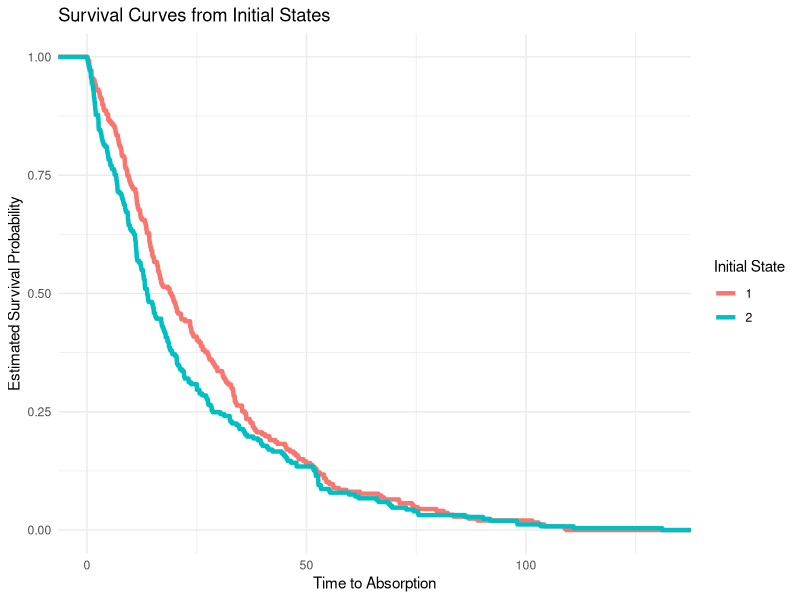
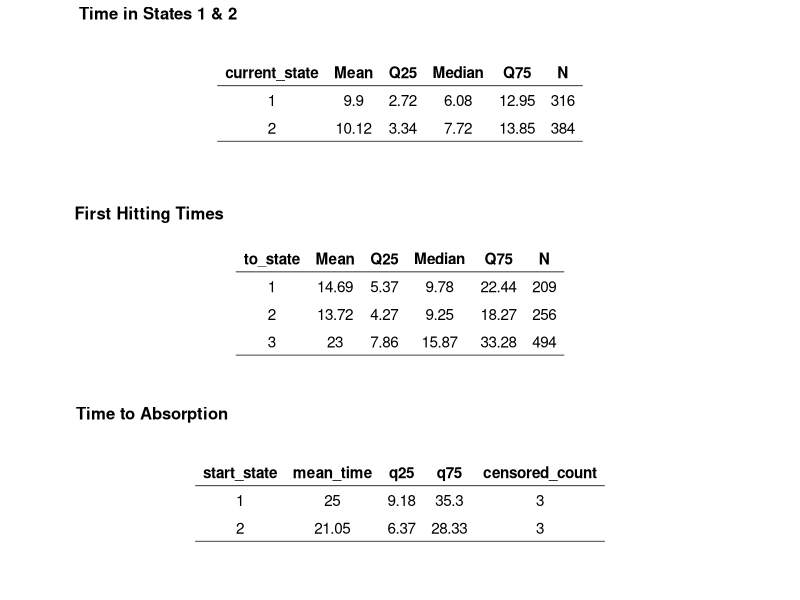

Write R code to recreate these figures, in order.
## ---- chunk 1
#| message: FALSE
#| warning: FALSE
#| code-fold: TRUE
#| code-summary: "Show the code"
library(expm)        # for matrix exponential
library(ggplot2)
library(dplyr)
library(tidyr)
library(ggpubr)   # For ggtexttable

## ---- chunk 2
#| code-fold: TRUE
#| code-summary: "Show the code"
# Set Parameters for the simulation
start_state <- sample(1:2, 1)  # Avoid absorbing state as entry
max_time = 100
n_patients <- 500

# States: 1 = Mild Disease, 2 = Progression, 3 = Death (absorbing)
Q <- matrix(c(
  -0.1,  0.07, 0.03,   # Mild Disease → Progression & Death
   0.05, -0.1, 0.05,   # Progression → Mild Disease & Death
   0.00,  0.00, 0.00   # Death is absorbing
), nrow = 3, byrow = TRUE)

rownames(Q) <- colnames(Q) <- c("Mild", "Prog", "Death")

# Check: Each row should sum to zero
row_sums <- round(rowSums(Q), 6)
stopifnot(all(row_sums == 0))
Q
## ---- chunk 3
#| code-fold: TRUE
#| code-summary: "Show the code"
#|
# This function includes explicit, exponential clock for states 1 and 2
simulate_ctmc <- function(Q, start_state = 1, max_time = 100) {
  time <- 0
  current_state <- start_state
  transitions <- data.frame()

  while (current_state != 3 && time < max_time) {
    rates <- Q[current_state, ]
    rates[current_state] <- 0  # remove self-transition

    if (sum(rates) == 0) break  # absorbing or stuck

    # Simulate exponential clocks for each outgoing transition
    wait_times <- sapply(rates, function(rate) {
      if (rate > 0) rexp(1, rate) else Inf
    })

    next_wait <- min(wait_times)
    next_state <- which.min(wait_times)

    time <- time + next_wait

    transitions <- rbind(transitions, data.frame(
      time = time,
      from_state = current_state,
      to_state = next_state
    ))

    current_state <- next_state
  }

  return(transitions)
}

## ---- chunk 4
#| code-fold: TRUE
#| code-summary: "Show the code"
# Simulate for many patients
set.seed(123)
# n_patients <- 500
# Simulate data
sim_data <- do.call(rbind, lapply(1:n_patients, function(i) {
  start_state <- sample(1:2, 1)  # Avoid absorbing state as entry
  start_state <- start_state
  simulate_ctmc(Q, start_state = start_state) |>
    mutate(patient = i)
}))

# 1:n_patients - Loops over all patients in the simulation
# sample(1:2, 1) - Randomly selects an initial state (either 1 or 2), explicitly avoiding state 3 which is absorbing
# simulate_ctmc(Q, start_state) - Simulates that patient's trajectory through the CTMC using the transition rate matrix Q
# mutate(patient = i) - Adds a column to the data frame indicating which patient the trajectory belongs to
# lapply(..., function(i) {...}) - Builds a list of individual patient trajectories
# do.call(rbind, ...) - Concatenates all patient trajectories into one data frame (im_data)


# Filter non-absorbing events
clean_data <- sim_data |> filter(!is.na(time) & is.finite(time))
## ---- chunk 5
#| code-fold: TRUE
#| code-summary: "Show the code"
# Extract initial entry per patient

initial_state <- sim_data |> 
  group_by(patient) |> 
  slice_min(time) |> 
  select(patient, start_state = from_state)

# Get entry to absorption duration
# Join initial state and get final time for each patient
survival_data <- sim_data |> 
  group_by(patient) |>
  summarise(survival_time = max(time)) |>
  left_join(initial_state, by = "patient")


# Plot survival curves by initial state
ggplot(survival_data, aes(x = survival_time, color = factor(start_state))) +
  stat_ecdf(aes(y = after_stat(1 - y)), linewidth = 1.5) +
  labs(
    title = "Survival Curves from Initial States",
    x = "Time to Absorption",
    y = "Estimated Survival Probability",
    color = "Initial State"
  ) +
  theme_minimal()

## ---- chunk 6
#| code-fold: TRUE
#| code-summary: "Show the code"

# Aggregate number of transitions between states
state_counts <- sim_data |>
  count(from_state, to_state, name = "n_transitions") |>
  arrange(from_state, to_state)

state_table <- state_counts |>
  pivot_wider(
    names_from = to_state,
    values_from = n_transitions,
    values_fill = 0
  ) |> rename("state" = "from_state") |>
  relocate("state", "1", "2", "3")


#state_table
## ---- chunk 7
#| code-fold: TRUE
#| code-summary: "Show the code"


# Step 1: Sort and compute time between observations
state_durations <- sim_data |>
  arrange(patient, time) |>
  group_by(patient) |>
  mutate(
    duration = lead(time) - time,
    current_state = to_state
  ) |>
  filter(!is.na(duration)) |>
  ungroup()

# Step 2: Summarise total time spent in each state across all patients
time_per_state <- state_durations |>
  group_by(current_state) |>
  summarise(
    Mean     = round(mean(duration), 2),
    Q25      = round(quantile(duration, 0.25), 2),
    Median   = round(quantile(duration, 0.5), 2),
    Q75      = round(quantile(duration, 0.75), 2),
    N        = n(),
    .groups = "drop"
  )

#time_per_state

## ---- chunk 8
#| code-fold: TRUE
#| code-summary: "Show the code"
first_hits <- sim_data |>
  group_by(patient, to_state) |>
  summarise(first_hit = min(time), .groups = "drop") |>
  group_by(to_state) |>
  summarise(
    Mean     = round(mean(first_hit), 2),
    Q25      = round(quantile(first_hit, 0.25), 2),
    Median   = round(quantile(first_hit, 0.5), 2),
    Q75      = round(quantile(first_hit, 0.75), 2),
    N        = n(),
    .groups = "drop"
  )

#first_hits
## ---- chunk 9
#| code-fold: TRUE
#| code-summary: "Show the code"
# Step 1: Assign each patient their start_state (only 1 or 2)
initial_state <- sim_data |>
  group_by(patient) |>
  slice_min(order_by = time, with_ties = FALSE) |>
  select(patient, start_state = from_state) |>
  filter(start_state %in% c(1, 2))


absorbing_states <- c(3)

# Step 2: Compute absorption time if patient reached absorbing state
absorption_times <- sim_data |>
  filter(to_state %in% absorbing_states) |>
  group_by(patient) |>
  summarise(absorb_time = min(time), .groups = "drop")

# Step 3: Merge with initial_state to build full patient-level summary
patient_summary <- initial_state |>
  left_join(absorption_times, by = "patient") |>
  mutate(status = ifelse(is.na(absorb_time), "censored", "absorbed"))

# Step 4: Aggregate per start_state
absorption_summary <- patient_summary |>
  group_by(start_state) |>
  summarise(
    mean_time = round(mean(absorb_time[status == "absorbed"], na.rm = TRUE),2),
    q25 = round(quantile(absorb_time[status == "absorbed"], 0.25, na.rm = TRUE),2),
    q75 = round(quantile(absorb_time[status == "absorbed"], 0.75, na.rm = TRUE),2),
    censored_count = sum(status == "censored"),
    .groups = "drop"
  )

absorption_summary 
## ---- chunk 10
#| code-fold: TRUE
#| code-summary: "Show the code"
#library(ggpubr)

# Create each table without title argument
tbl1 <- ggtexttable(time_per_state, theme = ttheme("light"), rows = NULL)
tbl2 <- ggtexttable(first_hits, theme = ttheme("light"), rows = NULL)
tbl3 <- ggtexttable(absorption_summary, theme = ttheme("light"), rows = NULL)

# Arrange tables with titles using ggarrange
ggarrange(tbl1, tbl2, tbl3,
          labels = c("Time in States 1 & 2", "First Hitting Times", "Time to Absorption"),
          font.label = list(size = 12, face = "bold"),
          ncol = 1, nrow = 3)
